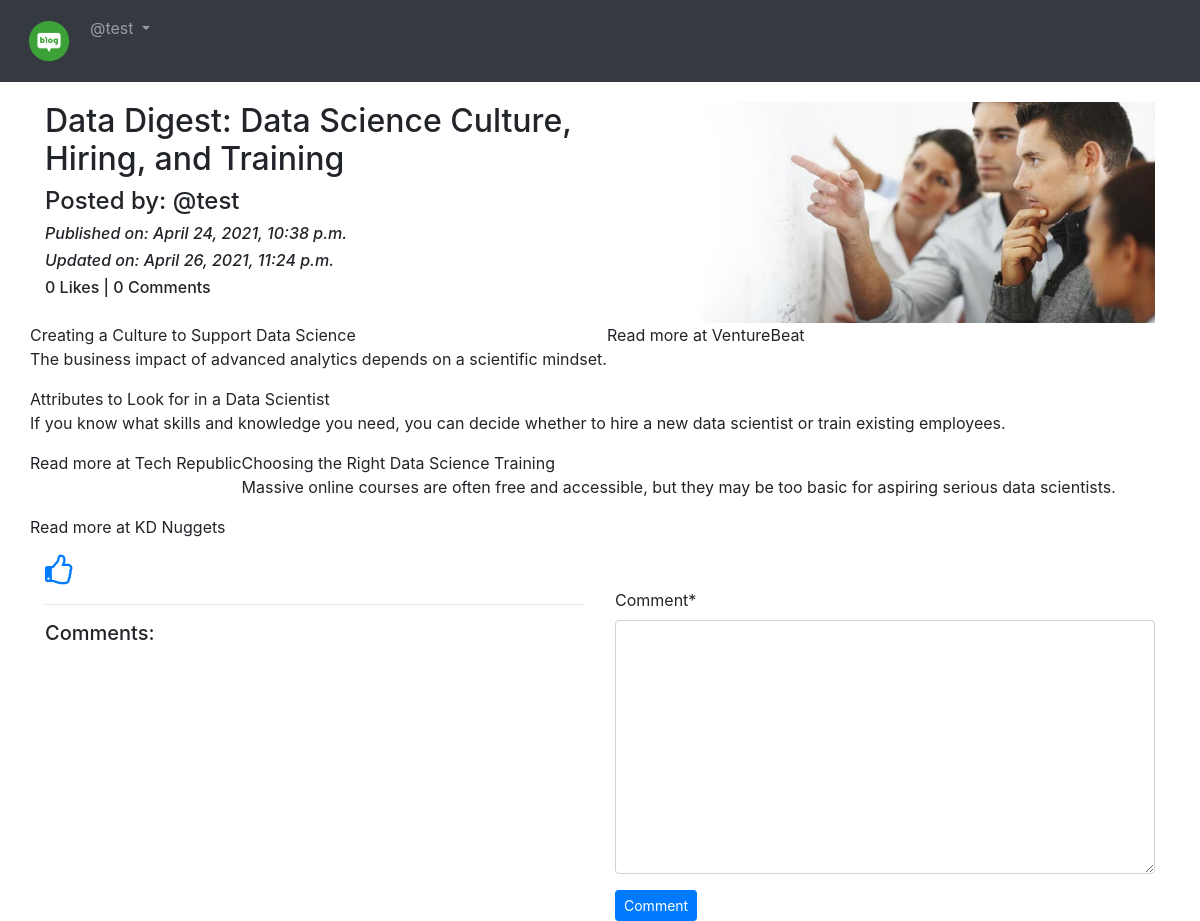
Screenshot of /blog/details/Semicolons-vs.-Colons-vs.-Dashes-d818434d-40e6-4347-b8a3-3bb959d24455/ (signed in) with the database file from the repository.
### App_Blog/models.py (models this page shows, shortened)
class Blog(models.Model):
    author = models.ForeignKey(User, on_delete=models.CASCADE, related_name='post_author')
    blog_title = models.CharField(max_length=264, verbose_name='Put a title')
    slug = models.SlugField(max_length=264, unique=True)
    blog_content = models.TextField(verbose_name='What is on your mind?')
    blog_image = models.ImageField(upload_to='blog_images', verbose_name='Image')
    publish_date = models.DateTimeField(auto_now_add=True)
    update_date = models.DateTimeField(auto_now=True)
    class Meta:
        ordering = ('-publish_date',)

### App_Blog/views.py (the view, shortened to what this page needs)
# urls.py: path('details/<slug>/', views.blog_details, name='blog_details'),
@login_required
def blog_details(request, slug):
    blog = Blog.objects.get(slug=slug)
    comment_form = CommentForm()
    already_liked = Likes.objects.filter(blog=blog, user= request.user)
    if already_liked:
        liked = True
    else:
        liked = False
    return render(request, 'App_Blog/blog_details.html', context={'blog':blog, 'comment_form':comment_form, 'liked':liked})

### App_Blog/forms.py
class CommentForm(forms.ModelForm):
    class Meta:
        model = Comment
        fields = ('comment',)

### templates/App_Blog/blog_details.html (shortened to what this page needs)
{% extends 'base.html' %}
{% load crispy_forms_tags %}
{% block body_block %}
<div class="row">
  <div class="col-sm-6">
    <h2>{{blog.blog_title}}</h2>
    <h4>Posted by: @{{blog.author}}</h4>
    <i><h6>Published on: {{blog.publish_date}}</h6></i>
    <i><h6>Updated on: {{blog.update_date}}</h6></i>
    <h6>{{blog.liked_blog.count}} Likes | {{blog.blog_comment.count}} Comments</h6>
  </div>
  <div class="col-sm-6">
    <img src="/media/{{blog.blog_image}}" width="100%">
  </div>
  <p>{{blog.blog_content|linebreaks}}</p>
</div>
{% if not liked %}
  <a href="{% url 'App_Blog:liked_post' pk=blog.pk %}">
    <i class="fa fa-thumbs-o-up fa-2x" aria-hidden="true"></i>
  </a>
  {% else %}
  <a href="{% url 'App_Blog:unliked_post' pk=blog.pk %}">
    <i class="fa fa-thumbs-o-down fa-2x" aria-hidden="true"></i>
  </a>
  {% endif %}
<div class="row">
  <div class="col-sm-6">
    <hr>
    <h5>Comments:</h5>
  </div>
  <div class="col-sm-6">
    <form method="POST">
      {{ comment_form|crispy }}
      <button type="submit" class="btn btn-primary btn-sm">Comment</button>
    </form>
  </div>
{% endblock %}

### templates/base.html (shortened to what this page needs)
<!DOCTYPE html>
<html lang="en" dir="ltr">
  <head>
    <link rel="stylesheet" href="https://maxcdn.bootstrapcdn.com/bootstrap/4.4.1/css/bootstrap.min.css">
    <link rel="stylesheet" href="https://cdnjs.cloudflare.com/ajax/libs/font-awesome/4.7.0/css/font-awesome.min.css">
  </head>
  <body>
    <nav class="navbar navbar-expand-sm navbar-dark bg-dark">
    <ul class="navbar-nav">
      <li class="nav-item active">
        <a class="nav-link" href="{% url 'index' %}"><img src="/media/logo.png" width="50px"></a>
      </li>
      {% if user.is_authenticated %}
      <div class="nav-item dropdown">
        <a href="#" class="nav-link dropdown-toggle" id="navbardrop" data-toggle="dropdown">
          @{{user.username}}
        </a>
      </div>
      {% endif %}
    </ul>
  </nav>
  <div class="container" style="padding-top:20px">
    {% block body_block %}
    {% endblock %}
  </div>
  </body>
</html>

### rows the page displays
Blog: blog_title "Data Digest: Data Science Culture, Hiring, and Training", author "test", publish_date "April 24, 2021, 10:38 p.m.", update_date "April 26, 2021, 11:24 p.m.", liked_blog.count "0", blog_comment.count "0", blog_image (picture), blog_content "Creating a Culture to Support Data Science The business impact of advanced analytics depends on a scientific mindset. Read more at VentureBeat Attributes to Look for in a Data Scientist If you know what skills and knowledge you need, you can decide whether to hire a new data scientist or train existing employees. Read more at Tech Republic Choosing the Right Data Science Training Massive online courses are often free and accessible, but they may be too basic for aspiring serious data scientists. Read more at KD Nuggets"

### other values shown
{{ user.username }} "test"
